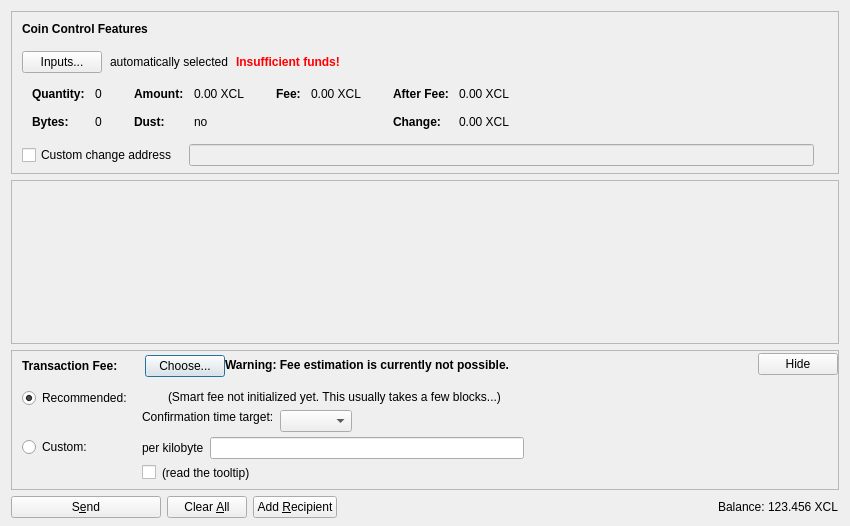
<?xml version="1.0" encoding="UTF-8"?>
<ui version="4.0">
 <class>SendCoinsDialog</class>
 <widget class="QDialog" name="SendCoinsDialog">
  <property name="geometry">
   <rect>
    <x>0</x>
    <y>0</y>
    <width>850</width>
    <height>526</height>
   </rect>
  </property>
  <property name="windowTitle">
   <string>Send Coins</string>
  </property>
  <layout class="QVBoxLayout" name="verticalLayout" stretch="0,1,0,0">
   <property name="bottomMargin">
    <number>8</number>
   </property>
   <item>
    <widget class="QFrame" name="frameCoinControl">
     <property name="sizePolicy">
      <sizepolicy hsizetype="Expanding" vsizetype="Expanding">
       <horstretch>0</horstretch>
       <verstretch>0</verstretch>
      </sizepolicy>
     </property>
     <property name="maximumSize">
      <size>
       <width>16777215</width>
       <height>16777215</height>
      </size>
     </property>
     <property name="frameShape">
      <enum>QFrame::StyledPanel</enum>
     </property>
     <property name="frameShadow">
      <enum>QFrame::Sunken</enum>
     </property>
     <layout class="QVBoxLayout" name="verticalLayoutCoinControl2">
      <property name="spacing">
       <number>0</number>
      </property>
      <property name="leftMargin">
       <number>0</number>
      </property>
      <property name="topMargin">
       <number>0</number>
      </property>
      <property name="rightMargin">
       <number>0</number>
      </property>
      <property name="bottomMargin">
       <number>6</number>
      </property>
      <item>
       <layout class="QVBoxLayout" name="verticalLayoutCoinControl" stretch="0,0,0,0,1">
        <property name="spacing">
         <number>0</number>
        </property>
        <property name="leftMargin">
         <number>10</number>
        </property>
        <property name="topMargin">
         <number>10</number>
        </property>
        <item>
         <layout class="QHBoxLayout" name="horizontalLayoutCoinControl1">
          <property name="bottomMargin">
           <number>15</number>
          </property>
          <item>
           <widget class="QLabel" name="labelCoinControlFeatures">
            <property name="sizePolicy">
             <sizepolicy hsizetype="Preferred" vsizetype="Maximum">
              <horstretch>0</horstretch>
              <verstretch>0</verstretch>
             </sizepolicy>
            </property>
            <property name="font">
             <font>
              <weight>75</weight>
              <bold>true</bold>
             </font>
            </property>
            <property name="styleSheet">
             <string notr="true">font-weight:bold;</string>
            </property>
            <property name="text">
             <string>Coin Control Features</string>
            </property>
           </widget>
          </item>
         </layout>
        </item>
        <item>
         <layout class="QHBoxLayout" name="horizontalLayoutCoinControl2" stretch="0,0,0,0">
          <property name="spacing">
           <number>8</number>
          </property>
          <property name="bottomMargin">
           <number>10</number>
          </property>
          <item>
           <widget class="QPushButton" name="pushButtonCoinControl">
            <property name="styleSheet">
             <string notr="true"/>
            </property>
            <property name="text">
             <string>Inputs...</string>
            </property>
            <property name="autoDefault">
             <bool>false</bool>
            </property>
           </widget>
          </item>
          <item>
           <widget class="QLabel" name="labelCoinControlAutomaticallySelected">
            <property name="text">
             <string>automatically selected</string>
            </property>
            <property name="margin">
             <number>5</number>
            </property>
           </widget>
          </item>
          <item>
           <widget class="QLabel" name="labelCoinControlInsuffFunds">
            <property name="font">
             <font>
              <weight>75</weight>
              <bold>true</bold>
             </font>
            </property>
            <property name="styleSheet">
             <string notr="true">color:red;font-weight:bold;</string>
            </property>
            <property name="text">
             <string>Insufficient funds!</string>
            </property>
            <property name="margin">
             <number>5</number>
            </property>
           </widget>
          </item>
          <item>
           <spacer name="horizontalSpacerCoinControl">
            <property name="orientation">
             <enum>Qt::Horizontal</enum>
            </property>
            <property name="sizeHint" stdset="0">
             <size>
              <width>40</width>
              <height>1</height>
             </size>
            </property>
           </spacer>
          </item>
         </layout>
        </item>
        <item>
         <widget class="QWidget" name="widgetCoinControl" native="true">
          <property name="sizePolicy">
           <sizepolicy hsizetype="Preferred" vsizetype="Preferred">
            <horstretch>0</horstretch>
            <verstretch>0</verstretch>
           </sizepolicy>
          </property>
          <property name="minimumSize">
           <size>
            <width>0</width>
            <height>0</height>
           </size>
          </property>
          <property name="styleSheet">
           <string notr="true"/>
          </property>
          <layout class="QHBoxLayout" name="horizontalLayoutCoinControl5">
           <property name="leftMargin">
            <number>0</number>
           </property>
           <property name="topMargin">
            <number>0</number>
           </property>
           <property name="rightMargin">
            <number>0</number>
           </property>
           <property name="bottomMargin">
            <number>0</number>
           </property>
           <item>
            <layout class="QHBoxLayout" name="horizontalLayoutCoinControl3" stretch="0,0,0,1">
             <property name="spacing">
              <number>20</number>
             </property>
             <property name="topMargin">
              <number>0</number>
             </property>
             <property name="bottomMargin">
              <number>10</number>
             </property>
             <item>
              <layout class="QFormLayout" name="formLayoutCoinControl1">
               <property name="horizontalSpacing">
                <number>10</number>
               </property>
               <property name="verticalSpacing">
                <number>14</number>
               </property>
               <property name="leftMargin">
                <number>10</number>
               </property>
               <property name="topMargin">
                <number>4</number>
               </property>
               <property name="rightMargin">
                <number>6</number>
               </property>
               <item row="0" column="0">
                <widget class="QLabel" name="labelCoinControlQuantityText">
                 <property name="font">
                  <font>
                   <weight>75</weight>
                   <bold>true</bold>
                  </font>
                 </property>
                 <property name="text">
                  <string>Quantity:</string>
                 </property>
                 <property name="margin">
                  <number>0</number>
                 </property>
                </widget>
               </item>
               <item row="0" column="1">
                <widget class="QLabel" name="labelCoinControlQuantity">
                 <property name="cursor">
                  <cursorShape>IBeamCursor</cursorShape>
                 </property>
                 <property name="contextMenuPolicy">
                  <enum>Qt::ActionsContextMenu</enum>
                 </property>
                 <property name="text">
                  <string notr="true">0</string>
                 </property>
                 <property name="margin">
                  <number>0</number>
                 </property>
                 <property name="textInteractionFlags">
                  <set>Qt::LinksAccessibleByMouse|Qt::TextSelectableByKeyboard|Qt::TextSelectableByMouse</set>
                 </property>
                </widget>
               </item>
               <item row="1" column="0">
                <widget class="QLabel" name="labelCoinControlBytesText">
                 <property name="font">
                  <font>
                   <weight>75</weight>
                   <bold>true</bold>
                  </font>
                 </property>
                 <property name="text">
                  <string>Bytes:</string>
                 </property>
                </widget>
               </item>
               <item row="1" column="1">
                <widget class="QLabel" name="labelCoinControlBytes">
                 <property name="cursor">
                  <cursorShape>IBeamCursor</cursorShape>
                 </property>
                 <property name="contextMenuPolicy">
                  <enum>Qt::ActionsContextMenu</enum>
                 </property>
                 <property name="text">
                  <string notr="true">0</string>
                 </property>
                 <property name="textInteractionFlags">
                  <set>Qt::LinksAccessibleByMouse|Qt::TextSelectableByKeyboard|Qt::TextSelectableByMouse</set>
                 </property>
                </widget>
               </item>
              </layout>
             </item>
             <item>
              <layout class="QFormLayout" name="formLayoutCoinControl2">
               <property name="horizontalSpacing">
                <number>10</number>
               </property>
               <property name="verticalSpacing">
                <number>14</number>
               </property>
               <property name="leftMargin">
                <number>6</number>
               </property>
               <property name="topMargin">
                <number>4</number>
               </property>
               <property name="rightMargin">
                <number>6</number>
               </property>
               <item row="0" column="0">
                <widget class="QLabel" name="labelCoinControlAmountText">
                 <property name="font">
                  <font>
                   <weight>75</weight>
                   <bold>true</bold>
                  </font>
                 </property>
                 <property name="text">
                  <string>Amount:</string>
                 </property>
                 <property name="margin">
                  <number>0</number>
                 </property>
                </widget>
               </item>
               <item row="0" column="1">
                <widget class="QLabel" name="labelCoinControlAmount">
                 <property name="cursor">
                  <cursorShape>IBeamCursor</cursorShape>
                 </property>
                 <property name="contextMenuPolicy">
                  <enum>Qt::ActionsContextMenu</enum>
                 </property>
                 <property name="text">
                  <string notr="true">0.00 XCL</string>
                 </property>
                 <property name="textInteractionFlags">
                  <set>Qt::LinksAccessibleByMouse|Qt::TextSelectableByKeyboard|Qt::TextSelectableByMouse</set>
                 </property>
                </widget>
               </item>
               <item row="1" column="0">
                <widget class="QLabel" name="labelCoinControlLowOutputText">
                 <property name="font">
                  <font>
                   <weight>75</weight>
                   <bold>true</bold>
                  </font>
                 </property>
                 <property name="text">
                  <string>Dust:</string>
                 </property>
                </widget>
               </item>
               <item row="1" column="1">
                <widget class="QLabel" name="labelCoinControlLowOutput">
                 <property name="cursor">
                  <cursorShape>IBeamCursor</cursorShape>
                 </property>
                 <property name="contextMenuPolicy">
                  <enum>Qt::ActionsContextMenu</enum>
                 </property>
                 <property name="text">
                  <string notr="true">no</string>
                 </property>
                 <property name="textInteractionFlags">
                  <set>Qt::LinksAccessibleByMouse|Qt::TextSelectableByKeyboard|Qt::TextSelectableByMouse</set>
                 </property>
                </widget>
               </item>
              </layout>
             </item>
             <item>
              <layout class="QFormLayout" name="formLayoutCoinControl3">
               <property name="horizontalSpacing">
                <number>10</number>
               </property>
               <property name="verticalSpacing">
                <number>14</number>
               </property>
               <property name="leftMargin">
                <number>6</number>
               </property>
               <property name="topMargin">
                <number>4</number>
               </property>
               <property name="rightMargin">
                <number>6</number>
               </property>
               <item row="0" column="0">
                <widget class="QLabel" name="labelCoinControlFeeText">
                 <property name="font">
                  <font>
                   <weight>75</weight>
                   <bold>true</bold>
                  </font>
                 </property>
                 <property name="text">
                  <string>Fee:</string>
                 </property>
                 <property name="margin">
                  <number>0</number>
                 </property>
                </widget>
               </item>
               <item row="0" column="1">
                <widget class="QLabel" name="labelCoinControlFee">
                 <property name="cursor">
                  <cursorShape>IBeamCursor</cursorShape>
                 </property>
                 <property name="contextMenuPolicy">
                  <enum>Qt::ActionsContextMenu</enum>
                 </property>
                 <property name="text">
                  <string notr="true">0.00 XCL</string>
                 </property>
                 <property name="textInteractionFlags">
                  <set>Qt::LinksAccessibleByMouse|Qt::TextSelectableByKeyboard|Qt::TextSelectableByMouse</set>
                 </property>
                </widget>
               </item>
              </layout>
             </item>
             <item>
              <layout class="QFormLayout" name="formLayoutCoinControl4">
               <property name="horizontalSpacing">
                <number>10</number>
               </property>
               <property name="verticalSpacing">
                <number>14</number>
               </property>
               <property name="leftMargin">
                <number>6</number>
               </property>
               <property name="topMargin">
                <number>4</number>
               </property>
               <property name="rightMargin">
                <number>6</number>
               </property>
               <item row="0" column="0">
                <widget class="QLabel" name="labelCoinControlAfterFeeText">
                 <property name="font">
                  <font>
                   <weight>75</weight>
                   <bold>true</bold>
                  </font>
                 </property>
                 <property name="text">
                  <string>After Fee:</string>
                 </property>
                 <property name="margin">
                  <number>0</number>
                 </property>
                </widget>
               </item>
               <item row="0" column="1">
                <widget class="QLabel" name="labelCoinControlAfterFee">
                 <property name="cursor">
                  <cursorShape>IBeamCursor</cursorShape>
                 </property>
                 <property name="contextMenuPolicy">
                  <enum>Qt::ActionsContextMenu</enum>
                 </property>
                 <property name="text">
                  <string notr="true">0.00 XCL</string>
                 </property>
                 <property name="textInteractionFlags">
                  <set>Qt::LinksAccessibleByMouse|Qt::TextSelectableByKeyboard|Qt::TextSelectableByMouse</set>
                 </property>
                </widget>
               </item>
               <item row="1" column="0">
                <widget class="QLabel" name="labelCoinControlChangeText">
                 <property name="font">
                  <font>
                   <weight>75</weight>
                   <bold>true</bold>
                  </font>
                 </property>
                 <property name="text">
                  <string>Change:</string>
                 </property>
                </widget>
               </item>
               <item row="1" column="1">
                <widget class="QLabel" name="labelCoinControlChange">
                 <property name="cursor">
                  <cursorShape>IBeamCursor</cursorShape>
                 </property>
                 <property name="contextMenuPolicy">
                  <enum>Qt::ActionsContextMenu</enum>
                 </property>
                 <property name="text">
                  <string notr="true">0.00 XCL</string>
                 </property>
                 <property name="textInteractionFlags">
                  <set>Qt::LinksAccessibleByMouse|Qt::TextSelectableByKeyboard|Qt::TextSelectableByMouse</set>
                 </property>
                </widget>
               </item>
              </layout>
             </item>
            </layout>
           </item>
          </layout>
         </widget>
        </item>
        <item>
         <layout class="QHBoxLayout" name="horizontalLayoutCoinControl4" stretch="0,0,0">
          <property name="spacing">
           <number>12</number>
          </property>
          <property name="sizeConstraint">
           <enum>QLayout::SetDefaultConstraint</enum>
          </property>
          <property name="topMargin">
           <number>5</number>
          </property>
          <property name="rightMargin">
           <number>5</number>
          </property>
          <item>
           <widget class="QCheckBox" name="checkBoxCoinControlChange">
            <property name="toolTip">
             <string>If this is activated, but the change address is empty or invalid, change will be sent to a newly generated address.</string>
            </property>
            <property name="text">
             <string>Custom change address</string>
            </property>
           </widget>
          </item>
          <item>
           <widget class="QValidatedLineEdit" name="lineEditCoinControlChange">
            <property name="enabled">
             <bool>false</bool>
            </property>
            <property name="sizePolicy">
             <sizepolicy hsizetype="Expanding" vsizetype="Fixed">
              <horstretch>0</horstretch>
              <verstretch>0</verstretch>
             </sizepolicy>
            </property>
           </widget>
          </item>
          <item>
           <widget class="QLabel" name="labelCoinControlChangeLabel">
            <property name="sizePolicy">
             <sizepolicy hsizetype="Preferred" vsizetype="Expanding">
              <horstretch>0</horstretch>
              <verstretch>0</verstretch>
             </sizepolicy>
            </property>
            <property name="minimumSize">
             <size>
              <width>0</width>
              <height>0</height>
             </size>
            </property>
            <property name="text">
             <string/>
            </property>
            <property name="margin">
             <number>3</number>
            </property>
           </widget>
          </item>
         </layout>
        </item>
        <item>
         <spacer name="verticalSpacerCoinControl">
          <property name="orientation">
           <enum>Qt::Vertical</enum>
          </property>
          <property name="sizeHint" stdset="0">
           <size>
            <width>800</width>
            <height>1</height>
           </size>
          </property>
         </spacer>
        </item>
       </layout>
      </item>
     </layout>
    </widget>
   </item>
   <item>
    <widget class="QScrollArea" name="scrollArea">
     <property name="widgetResizable">
      <bool>true</bool>
     </property>
     <widget class="QWidget" name="scrollAreaWidgetContents">
      <property name="geometry">
       <rect>
        <x>0</x>
        <y>0</y>
        <width>830</width>
        <height>104</height>
       </rect>
      </property>
      <layout class="QVBoxLayout" name="verticalLayout_2" stretch="0,1">
       <property name="leftMargin">
        <number>0</number>
       </property>
       <property name="topMargin">
        <number>0</number>
       </property>
       <property name="rightMargin">
        <number>0</number>
       </property>
       <property name="bottomMargin">
        <number>0</number>
       </property>
       <item>
        <layout class="QVBoxLayout" name="entries">
         <property name="spacing">
          <number>6</number>
         </property>
        </layout>
       </item>
       <item>
        <spacer name="verticalSpacer">
         <property name="orientation">
          <enum>Qt::Vertical</enum>
         </property>
         <property name="sizeHint" stdset="0">
          <size>
           <width>20</width>
           <height>40</height>
          </size>
         </property>
        </spacer>
       </item>
      </layout>
     </widget>
    </widget>
   </item>
   <item>
    <widget class="QFrame" name="frameFee">
     <property name="sizePolicy">
      <sizepolicy hsizetype="Expanding" vsizetype="Expanding">
       <horstretch>0</horstretch>
       <verstretch>0</verstretch>
      </sizepolicy>
     </property>
     <property name="maximumSize">
      <size>
       <width>16777215</width>
       <height>16777215</height>
      </size>
     </property>
     <property name="frameShape">
      <enum>QFrame::StyledPanel</enum>
     </property>
     <property name="frameShadow">
      <enum>QFrame::Sunken</enum>
     </property>
     <layout class="QVBoxLayout" name="verticalLayoutFee1">
      <property name="spacing">
       <number>0</number>
      </property>
      <property name="leftMargin">
       <number>0</number>
      </property>
      <property name="topMargin">
       <number>0</number>
      </property>
      <property name="rightMargin">
       <number>0</number>
      </property>
      <property name="bottomMargin">
       <number>0</number>
      </property>
      <item>
       <layout class="QVBoxLayout" name="verticalLayoutFee2" stretch="0,0,0">
        <property name="spacing">
         <number>0</number>
        </property>
        <property name="leftMargin">
         <number>10</number>
        </property>
        <property name="topMargin">
         <number>0</number>
        </property>
        <item>
         <layout class="QHBoxLayout" name="horizontalLayoutFee1">
          <property name="bottomMargin">
           <number>0</number>
          </property>
          <item>
           <layout class="QVBoxLayout" name="verticalLayoutFee7">
            <property name="spacing">
             <number>0</number>
            </property>
            <item>
             <spacer name="verticalSpacerSmartFee">
              <property name="orientation">
               <enum>Qt::Vertical</enum>
              </property>
              <property name="sizeType">
               <enum>QSizePolicy::Fixed</enum>
              </property>
              <property name="sizeHint" stdset="0">
               <size>
                <width>1</width>
                <height>4</height>
               </size>
              </property>
             </spacer>
            </item>
            <item>
             <layout class="QHBoxLayout" name="horizontalLayoutSmartFee">
              <property name="spacing">
               <number>10</number>
              </property>
              <item>
               <widget class="QLabel" name="labelFeeHeadline">
                <property name="sizePolicy">
                 <sizepolicy hsizetype="Preferred" vsizetype="Maximum">
                  <horstretch>0</horstretch>
                  <verstretch>0</verstretch>
                 </sizepolicy>
                </property>
                <property name="font">
                 <font>
                  <weight>75</weight>
                  <bold>true</bold>
                 </font>
                </property>
                <property name="styleSheet">
                 <string notr="true">font-weight:bold;</string>
                </property>
                <property name="text">
                 <string>Transaction Fee:</string>
                </property>
               </widget>
              </item>
              <item>
               <widget class="QLabel" name="labelFeeMinimized">
                <property name="text">
                 <string/>
                </property>
               </widget>
              </item>
              <item>
               <widget class="QPushButton" name="buttonChooseFee">
                <property name="text">
                 <string>Choose...</string>
                </property>
               </widget>
              </item>
             </layout>
            </item>
            <item>
             <spacer name="verticalSpacer_5">
              <property name="orientation">
               <enum>Qt::Vertical</enum>
              </property>
              <property name="sizeHint" stdset="0">
               <size>
                <width>1</width>
                <height>1</height>
               </size>
              </property>
             </spacer>
            </item>
           </layout>
          </item>
          <item>
           <widget class="QLabel" name="fallbackFeeWarningLabel">
            <property name="toolTip">
             <string>Using the fallbackfee can result in sending a transaction that will take several hours or days (or never) to confirm. Consider choosing your fee manually or wait until you have validated the complete chain.</string>
            </property>
            <property name="font">
            <font>
                <weight>75</weight>
                <bold>true</bold>
            </font>
            </property>
            <property name="text">
             <string>Warning: Fee estimation is currently not possible.</string>
            </property>
            <property name="wordWrap">
             <bool>false</bool>
            </property>
           </widget>
          </item>
          <item>
           <spacer name="horizontalSpacer_4">
            <property name="orientation">
             <enum>Qt::Horizontal</enum>
            </property>
            <property name="sizeType">
             <enum>QSizePolicy::MinimumExpanding</enum>
            </property>
            <property name="sizeHint" stdset="0">
             <size>
              <width>40</width>
              <height>20</height>
             </size>
            </property>
           </spacer>
          </item>
          <item>
           <widget class="QPushButton" name="buttonMinimizeFee">
            <property name="toolTip">
             <string>collapse fee-settings</string>
            </property>
            <property name="text">
             <string>Hide</string>
            </property>
           </widget>
          </item>
         </layout>
        </item>
        <item>
         <widget class="QFrame" name="frameFeeSelection">
          <layout class="QVBoxLayout" name="verticalLayoutFee12">
           <property name="spacing">
            <number>0</number>
           </property>
           <property name="leftMargin">
            <number>0</number>
           </property>
           <property name="topMargin">
            <number>0</number>
           </property>
           <property name="rightMargin">
            <number>0</number>
           </property>
           <property name="bottomMargin">
            <number>0</number>
           </property>
           <item>
            <layout class="QGridLayout" name="gridLayoutFee">
             <property name="topMargin">
              <number>10</number>
             </property>
             <property name="bottomMargin">
              <number>4</number>
             </property>
             <property name="horizontalSpacing">
              <number>10</number>
             </property>
             <property name="verticalSpacing">
              <number>4</number>
             </property>
             <item row="1" column="1">
              <layout class="QVBoxLayout" name="verticalLayoutFee8">
               <property name="spacing">
                <number>6</number>
               </property>
               <item>
                <layout class="QHBoxLayout" name="horizontalLayoutFee13">
                 <item>
                  <widget class="QLabel" name="labelCustomPerKilobyte">
                   <property name="toolTip">
                    <string>If the custom fee is set to 1000 satoshis and the transaction is only 250 bytes, then &quot;per kilobyte&quot; only pays 250 satoshis in fee, while &quot;total at least&quot; pays 1000 satoshis. For transactions bigger than a kilobyte both pay by kilobyte.</string>
                   </property>
                   <property name="text">
                    <string>per kilobyte</string>
                   </property>
                  </widget>
                 </item>
                 <item>
                  <widget class="BitcoinAmountField" name="customFee"/>
                 </item>
                 <item>
                  <spacer name="horizontalSpacer_6">
                   <property name="orientation">
                    <enum>Qt::Horizontal</enum>
                   </property>
                   <property name="sizeHint" stdset="0">
                    <size>
                     <width>1</width>
                     <height>1</height>
                    </size>
                   </property>
                  </spacer>
                 </item>
                </layout>
               </item>
               <item>
                <layout class="QHBoxLayout" name="horizontalLayoutFee8">
                 <item>
                  <widget class="QCheckBox" name="checkBoxMinimumFee">
                   <property name="toolTip">
                    <string>Paying only the minimum fee is just fine as long as there is less transaction volume than space in the blocks. But be aware that this can end up in a never confirming transaction once there is more demand for xcelr transactions than the network can process.</string>
                   </property>
                   <property name="text">
                    <string/>
                   </property>
                  </widget>
                 </item>
                 <item>
                  <widget class="QLabel" name="labelMinFeeWarning">
                   <property name="enabled">
                    <bool>true</bool>
                   </property>
                   <property name="toolTip">
                    <string>Paying only the minimum fee is just fine as long as there is less transaction volume than space in the blocks. But be aware that this can end up in a never confirming transaction once there is more demand for xcelr transactions than the network can process.</string>
                   </property>
                   <property name="text">
                    <string>(read the tooltip)</string>
                   </property>
                   <property name="margin">
                    <number>5</number>
                   </property>
                  </widget>
                 </item>
                 <item>
                  <spacer name="horizontalSpacer_2">
                   <property name="orientation">
                    <enum>Qt::Horizontal</enum>
                   </property>
                   <property name="sizeHint" stdset="0">
                    <size>
                     <width>1</width>
                     <height>1</height>
                    </size>
                   </property>
                  </spacer>
                 </item>
                </layout>
               </item>
              </layout>
             </item>
             <item row="0" column="0">
              <layout class="QVBoxLayout" name="verticalLayoutFee4" stretch="0,1">
               <item>
                <widget class="QRadioButton" name="radioSmartFee">
                 <property name="text">
                  <string>Recommended:</string>
                 </property>
                 <property name="checked">
                  <bool>true</bool>
                 </property>
                 <attribute name="buttonGroup">
                  <string notr="true">groupFee</string>
                 </attribute>
                </widget>
               </item>
               <item>
                <spacer name="verticalSpacer_2">
                 <property name="orientation">
                  <enum>Qt::Vertical</enum>
                 </property>
                 <property name="sizeHint" stdset="0">
                  <size>
                   <width>1</width>
                   <height>1</height>
                  </size>
                 </property>
                </spacer>
               </item>
              </layout>
             </item>
             <item row="1" column="0">
              <layout class="QVBoxLayout" name="verticalLayoutFee9" stretch="0,1">
               <item>
                <widget class="QRadioButton" name="radioCustomFee">
                 <property name="text">
                  <string>Custom:</string>
                 </property>
                 <attribute name="buttonGroup">
                  <string notr="true">groupFee</string>
                 </attribute>
                </widget>
               </item>
               <item>
                <spacer name="verticalSpacer_6">
                 <property name="orientation">
                  <enum>Qt::Vertical</enum>
                 </property>
                 <property name="sizeHint" stdset="0">
                  <size>
                   <width>1</width>
                   <height>1</height>
                  </size>
                 </property>
                </spacer>
               </item>
              </layout>
             </item>
             <item row="0" column="1">
              <layout class="QVBoxLayout" name="verticalLayoutFee3" stretch="0,0,1">
               <property name="spacing">
                <number>6</number>
               </property>
               <property name="topMargin">
                <number>2</number>
               </property>
               <item>
                <layout class="QHBoxLayout" name="horizontalLayoutFee12">
                 <item>
                  <widget class="QLabel" name="labelSmartFee">
                   <property name="text">
                    <string/>
                   </property>
                   <property name="margin">
                    <number>2</number>
                   </property>
                  </widget>
                 </item>
                 <item>
                  <widget class="QLabel" name="labelFeeEstimation">
                   <property name="text">
                    <string/>
                   </property>
                  </widget>
                 </item>
                 <item>
                  <widget class="QLabel" name="labelSmartFee2">
                   <property name="text">
                    <string>(Smart fee not initialized yet. This usually takes a few blocks...)</string>
                   </property>
                   <property name="margin">
                    <number>2</number>
                   </property>
                  </widget>
                 </item>
                 <item>
                  <spacer name="horizontalSpacer_5">
                   <property name="orientation">
                    <enum>Qt::Horizontal</enum>
                   </property>
                   <property name="sizeHint" stdset="0">
                    <size>
                     <width>1</width>
                     <height>1</height>
                    </size>
                   </property>
                  </spacer>
                 </item>
                </layout>
               </item>
               <item>
                <layout class="QHBoxLayout" name="horizontalLayoutFee9">
                 <item>
                  <layout class="QVBoxLayout" name="verticalLayoutFee6">
                   <item>
                    <widget class="QLabel" name="labelSmartFee3">
                     <property name="text">
                      <string>Confirmation time target:</string>
                     </property>
                     <property name="margin">
                      <number>2</number>
                     </property>
                    </widget>
                   </item>
                   <item>
                    <spacer name="verticalSpacer_3">
                     <property name="orientation">
                      <enum>Qt::Vertical</enum>
                     </property>
                     <property name="sizeHint" stdset="0">
                      <size>
                       <width>1</width>
                       <height>1</height>
                      </size>
                     </property>
                    </spacer>
                   </item>
                  </layout>
                 </item>
                 <item>
                  <layout class="QVBoxLayout" name="verticalLayoutFee5">
                   <property name="rightMargin">
                    <number>30</number>
                   </property>
                   <item>
                    <layout class="QHBoxLayout" name="horizontalLayoutConfTarget">
                     <property name="bottomMargin">
                      <number>0</number>
                     </property>
                     <item>
                      <widget class="QComboBox" name="confTargetSelector"/>
                     </item>
                     <item>
                      <spacer name="horizontalSpacerConfTarget">
                       <property name="orientation">
                        <enum>Qt::Horizontal</enum>
                       </property>
                       <property name="sizeHint" stdset="0">
                        <size>
                         <width>40</width>
                         <height>20</height>
                        </size>
                       </property>
                      </spacer>
                     </item>
                    </layout>
                   </item>
                  </layout>
                 </item>
                </layout>
               </item>
               <item>
                <spacer name="verticalSpacer_4">
                 <property name="orientation">
                  <enum>Qt::Vertical</enum>
                 </property>
                 <property name="sizeHint" stdset="0">
                  <size>
                   <width>1</width>
                   <height>1</height>
                  </size>
                 </property>
                </spacer>
               </item>
              </layout>
             </item>
            </layout>
           </item>
          </layout>
         </widget>
        </item>
        <item>
         <spacer name="verticalSpacerFee">
          <property name="orientation">
           <enum>Qt::Vertical</enum>
          </property>
          <property name="sizeHint" stdset="0">
           <size>
            <width>40</width>
            <height>5</height>
           </size>
          </property>
         </spacer>
        </item>
       </layout>
      </item>
     </layout>
    </widget>
   </item>
   <item>
    <layout class="QHBoxLayout" name="horizontalLayout">
     <item>
      <widget class="QPushButton" name="sendButton">
       <property name="minimumSize">
        <size>
         <width>150</width>
         <height>0</height>
        </size>
       </property>
       <property name="toolTip">
        <string>Confirm the send action</string>
       </property>
       <property name="text">
        <string>S&amp;end</string>
       </property>
       <property name="icon">
        <iconset resource="../bitcoin.qrc">
         <normaloff>:/icons/send</normaloff>:/icons/send</iconset>
       </property>
       <property name="autoDefault">
        <bool>false</bool>
       </property>
       <property name="default">
        <bool>false</bool>
       </property>
      </widget>
     </item>
     <item>
      <widget class="QPushButton" name="clearButton">
       <property name="sizePolicy">
        <sizepolicy hsizetype="Minimum" vsizetype="Fixed">
         <horstretch>0</horstretch>
         <verstretch>0</verstretch>
        </sizepolicy>
       </property>
       <property name="toolTip">
        <string>Clear all fields of the form.</string>
       </property>
       <property name="text">
        <string>Clear &amp;All</string>
       </property>
       <property name="icon">
        <iconset resource="../bitcoin.qrc">
         <normaloff>:/icons/remove</normaloff>:/icons/remove</iconset>
       </property>
       <property name="autoDefault">
        <bool>false</bool>
       </property>
      </widget>
     </item>
     <item>
      <widget class="QPushButton" name="addButton">
       <property name="toolTip">
        <string>Send to multiple recipients at once</string>
       </property>
       <property name="text">
        <string>Add &amp;Recipient</string>
       </property>
       <property name="icon">
        <iconset resource="../bitcoin.qrc">
         <normaloff>:/icons/add</normaloff>:/icons/add</iconset>
       </property>
       <property name="autoDefault">
        <bool>false</bool>
       </property>
      </widget>
     </item>
     <item>
      <spacer name="horizontalSpacer">
       <property name="orientation">
        <enum>Qt::Horizontal</enum>
       </property>
       <property name="sizeHint" stdset="0">
        <size>
         <width>40</width>
         <height>20</height>
        </size>
       </property>
      </spacer>
     </item>
     <item>
      <layout class="QHBoxLayout" name="horizontalLayout_2">
       <property name="spacing">
        <number>3</number>
       </property>
       <item>
        <widget class="QLabel" name="label">
         <property name="sizePolicy">
          <sizepolicy hsizetype="Preferred" vsizetype="Fixed">
           <horstretch>0</horstretch>
           <verstretch>0</verstretch>
          </sizepolicy>
         </property>
         <property name="text">
          <string>Balance:</string>
         </property>
        </widget>
       </item>
       <item>
        <widget class="QLabel" name="labelBalance">
         <property name="sizePolicy">
          <sizepolicy hsizetype="Preferred" vsizetype="Fixed">
           <horstretch>0</horstretch>
           <verstretch>0</verstretch>
          </sizepolicy>
         </property>
         <property name="cursor">
          <cursorShape>IBeamCursor</cursorShape>
         </property>
         <property name="text">
          <string notr="true">123.456 XCL</string>
         </property>
         <property name="textInteractionFlags">
          <set>Qt::LinksAccessibleByMouse|Qt::TextSelectableByKeyboard|Qt::TextSelectableByMouse</set>
         </property>
        </widget>
       </item>
      </layout>
     </item>
    </layout>
   </item>
  </layout>
 </widget>
 <customwidgets>
  <customwidget>
   <class>QValidatedLineEdit</class>
   <extends>QLineEdit</extends>
   <header>qt/qvalidatedlineedit.h</header>
  </customwidget>
  <customwidget>
   <class>BitcoinAmountField</class>
   <extends>QLineEdit</extends>
   <header>qt/bitcoinamountfield.h</header>
   <container>1</container>
  </customwidget>
 </customwidgets>
 <resources>
  <include location="../bitcoin.qrc"/>
 </resources>
 <connections/>
 <buttongroups>
  <buttongroup name="groupFee"/>
 </buttongroups>
</ui>
